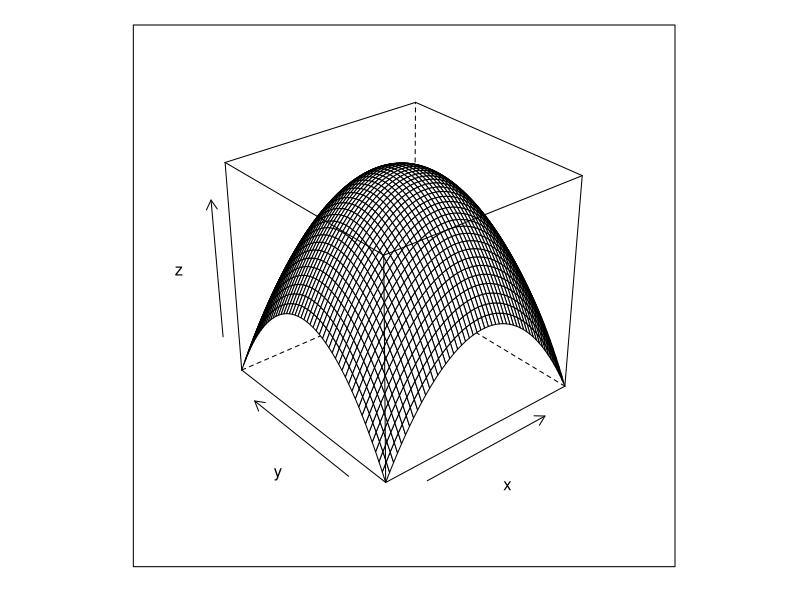

Write the R code that produced this figure.
library(tidyverse)

limits <- seq(0, 100, by = 2)
z <- expand.grid(x = limits, y = limits) %>%
  mutate(
    z = -x^2 - y^2 + 100*x + 100*y,
    z_normalized = z - min(z)
  )
lattice::wireframe(z ~ x * y, data = z)
